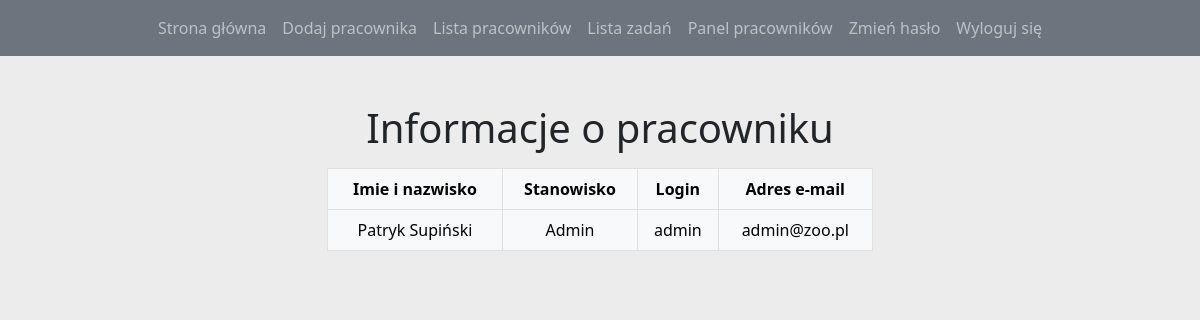
The app's page /welcome.php (signed in) with its own data.
### tables this page shows
CREATE TABLE `users` (
  `id` int(5) NOT NULL,
  `login` varchar(255) NOT NULL,
  `psw` varchar(255) NOT NULL,
  `email` varchar(255) NOT NULL,
  `stanowisko` varchar(255) DEFAULT NULL,
  `imie` varchar(255) DEFAULT NULL,
  `nazwisko` varchar(255) DEFAULT NULL
);

### welcome.php (the view, shortened to what this page needs)
<?php
    include_once("connect.php");
    $id = $_SESSION['id'];
    $zapytanie = "SELECT * FROM users WHERE id = $id";
    $wynik = $conn->query($zapytanie);
?>
<!DOCTYPE html>
<html lang="pl">
<head>
    <link rel="stylesheet" href="css/bootstrap.min.css">
    <link rel="stylesheet" href="main.css">
</head>
<body>
    <header>
        <nav class="navbar navbar-dark bg-secondary navbar-expand-sm">
            <div class="collapse navbar-collapse nav justify-content-center" id="menu">
                <ul class="navbar-nav">
                    <li class="nav-item"><a class="nav-link" href="index.php">Strona główna</a></li>
                    <li class="nav-item"><a class="nav-link" href="dodaj.php">Dodaj pracownika</a></li>
                    <li class="nav-item"><a class="nav-link" href="lista.php">Lista pracowników</a></li>
                    <li class="nav-item"><a class="nav-link" href="lista_zadan.php">Lista zadań</a></li>
                    <li class="nav-item"><a class="nav-link" href="login.php">Panel pracowników</a></li>
                    <li class="nav-item"><a class="nav-link" href="zmien_haslo.php">Zmień hasło</a></li>
                    <li class="nav-item"><a class="nav-link" href="logout.php">Wyloguj się</a></li>
                </ul>
            </div>
        </nav>
    </header>
    <main>
        <div class="container">
            <div class="row justify-content-center">
                <div class="col-md-6 mt-5">
                    <p class="h1 text-center mb-3">Informacje o pracowniku</p>
                    <table class="table text-center table-bordered table-light">
                        <tr>
                            <td><b>Imie i nazwisko</b></td>
                            <td><b>Stanowisko</b></td>
                            <td><b>Login</b></td>
                            <td><b>Adres e-mail</b></td>
                        </tr>
                        <?php
                            while ($row = $wynik->fetch_assoc()) {
                                echo "<tr>";
                                echo "<td>" . $row['imie'] . " " . $row['nazwisko'] . "</td>";
                                echo "<td>" . $row['stanowisko'] . "</td>";
                                echo "<td>" . $row['login'] . "</td>";
                                echo "<td>" . $row['email'] . "</td>";
                                echo "</tr>";
                            }
                        ?>
                    </table>
                </div>
            </div>
        </div>
    </main>
</body>
</html>

### main.css (style rules this page uses)
body { background-color: #ececec; }

### records on screen
users: imie "Patryk", nazwisko "Supiński", stanowisko "Admin", login "admin", email "admin@zoo.pl"
